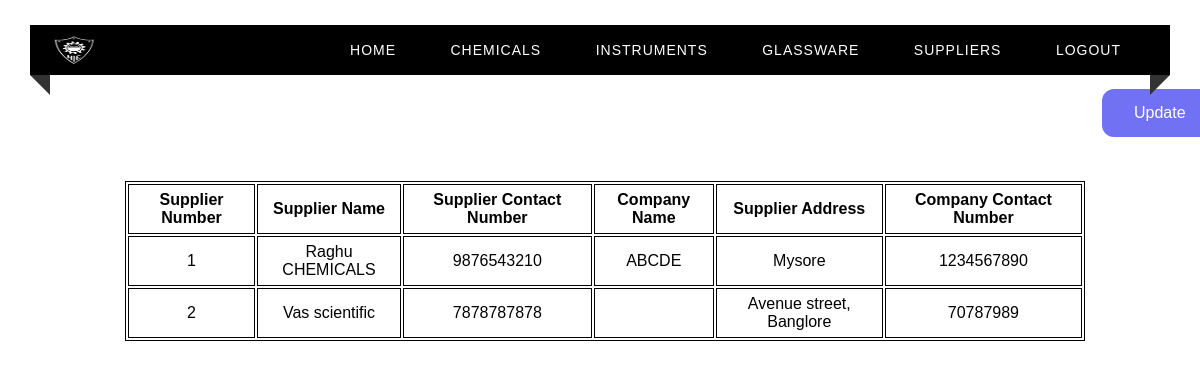
Before: /suppliers with the older database file.
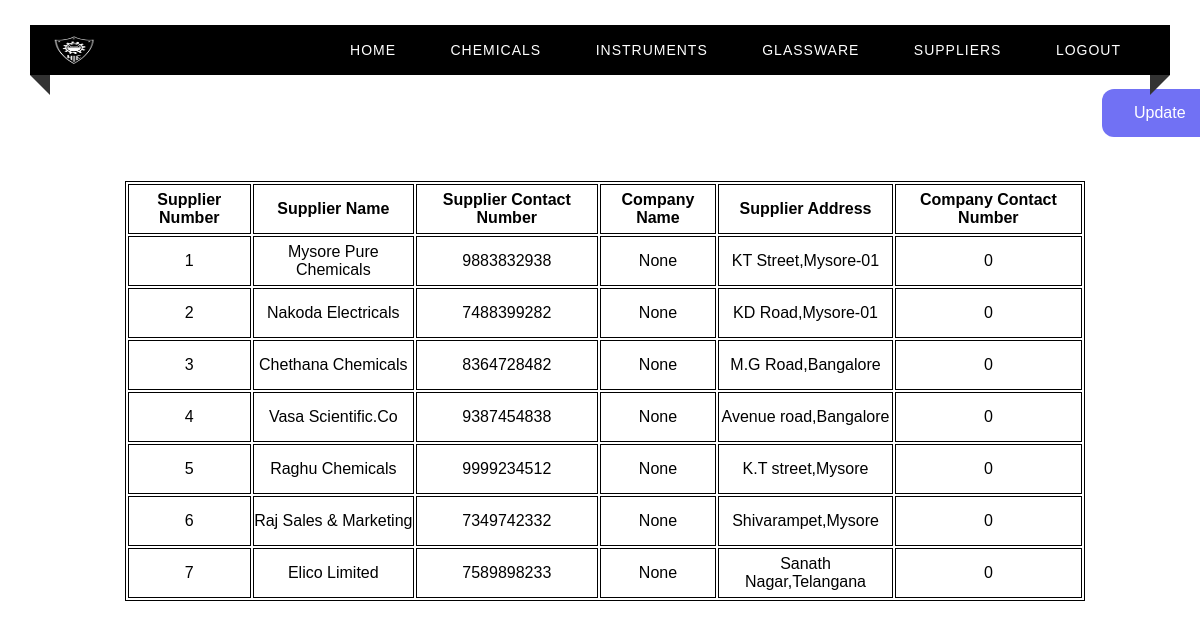
After: the same page with the newer database file.
### tables this page shows
CREATE TABLE SUPPLIER(
    Supplier_No INTEGER PRIMARY KEY ,
    Supplier_Name VARCHAR(30) NOT NULL,
    Supplier_Contact_No VARCHAR(13) NOT NULL,
    Company_Name VARCHAR(40),
    Supplier_Address VARCHAR(100),
    Company_Contact_No VARCHAR(13)
);

### app.py (the view)
@app.route("/suppliers")
def suppliers() :
    c = get_db()
    cur = c.cursor()
    cur.execute("SELECT * from SUPPLIER")
    return render_template("suppliers.html", test=cur.fetchall())

### app.py (called while the page is built)
def get_db():
    db = getattr(g, '_database', None)
    if db is None:
        db = g._database = sqlite3.connect(DATABASE)
    return db

@app.teardown_appcontext
def close_connection(exception):
    db = getattr(g, '_database', None)
    if db is not None:
        db.close()

### templates/suppliers.html (shortened to what this page needs)
<html>
<head>
    <link rel="stylesheet" type="text/css" href="../static/home.css">
</head>
<body>
<div class="custom-padding">
        <nav>
            <div class="logo"><img src = "../static/nieLogo.png" width = "45px", height = "30px"></div>
            <ul class="menu-area">
                <li><a href="/home">Home</a></li>
                <li><a href="/chemicals">Chemicals</a></li>
                <li><a href="/instruments">Instruments</a></li>
                <li><a href="/glassware">Glassware</a></li>
                <li><a href="/suppliers">Suppliers</a></li>
                <li><a href="/">Logout</a></li>
            </ul>
        </nav>
        <a href="/updateSuppliersOptions" target = "_blank" class="button">Update</a>
        <div class="tab">
          <table align="center" style="margin-left : 125px; margin-top : 50px;">
              <th>Supplier Number</th>
              <th>Supplier Name </th>
              <th>Supplier Contact Number</th>
              <th>Company Name</th>
              <th>Supplier Address</th>
              <th>Company Contact Number</th>
            {% for row in test %}
            <tr>
                <td> {{ row[0] }}</td>
                <td> {{ row[1] }}</td>
                <td> {{ row[2] }}</td>
                <td> {{ row[3] }}</td>
                <td> {{ row[4] }}</td>
                <td> {{ row[5] }}</td>
            </tr>
            {% endfor %}
          </table>
        </div>
    </div>
</body>
</html>

Changed rows visible on the page:
changed SUPPLIER id 1: Supplier_Name "Raghu CHEMICALS" → "Mysore Pure Chemicals"; Supplier_Contact_No "9876543210" → "9883832938"; Company_Name "ABCDE" → "None"; Supplier_Address "Mysore" → "KT Street,Mysore-01"; Company_Contact_No "1234567890" → "0"
changed SUPPLIER id 2: Supplier_Name "Vas scientific" → "Nakoda Electricals"; Supplier_Contact_No "7878787878" → "7488399282"; row (not shown) → "None"; Supplier_Address "Avenue street, Banglore" → "KD Road,Mysore-01"; Company_Contact_No "70787989" → "0"
added SUPPLIER: Supplier_No "3", Supplier_Name "Chethana Chemicals", Supplier_Contact_No "8364728482", row "None", Supplier_Address "M.G Road,Bangalore", Company_Contact_No "0"
added SUPPLIER: Supplier_No "4", Supplier_Name "Vasa Scientific.Co", Supplier_Contact_No "9387454838", row "None", Supplier_Address "Avenue road,Bangalore", Company_Contact_No "0"
added SUPPLIER: Supplier_No "5", Supplier_Name "Raghu Chemicals", Supplier_Contact_No "9999234512", row "None", Supplier_Address "K.T street,Mysore", Company_Contact_No "0"
added SUPPLIER: Supplier_No "6", Supplier_Name "Raj Sales & Marketing", Supplier_Contact_No "7349742332", row "None", Supplier_Address "Shivarampet,Mysore", Company_Contact_No "0"
added SUPPLIER: Supplier_No "7", Supplier_Name "Elico Limited", Supplier_Contact_No "7589898233", row "None", Supplier_Address "Sanath Nagar,Telangana", Company_Contact_No "0"
